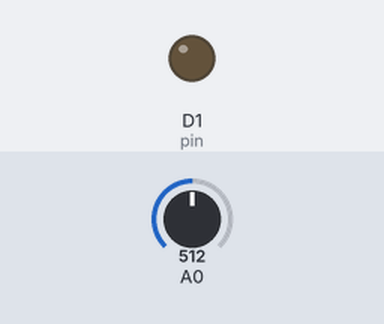
A sketch run on a simulated ESP8266 (NodeMCU). On the bench: output pins drawn as LEDs (lit = HIGH). The test bench sets the inputs (shaded band); at power-on: A0 = 512.

Above: at 1.2 s.
1.3 s: A0 set to 527
At 1.8 s:
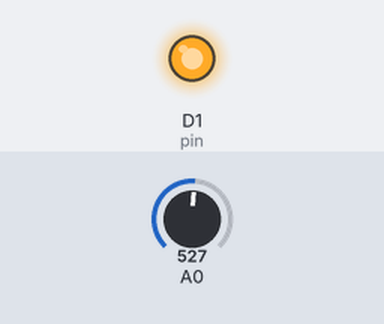
2.8 s: A0 set to 511
At 4.0 s:
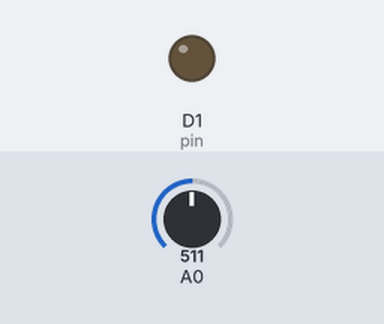
4.3 s: A0 set to 716
At 5.2 s:
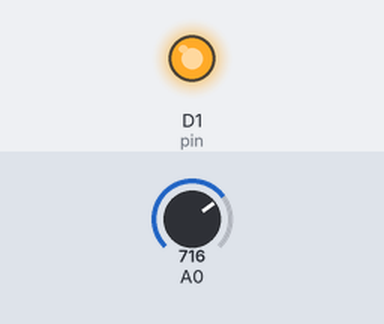
Timing chart, 0 to 7.3 s (numbered marks = the images above; inputs shaded):
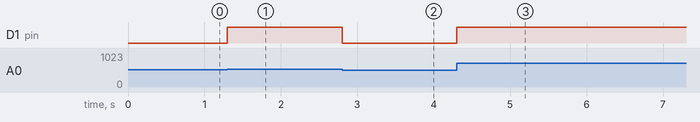

The sketch:

_____led______.ino
```cpp
int pin = D1;
void setup() {
        pinMode(pin, OUTPUT);
}

void loop()        {
        if (analogRead(A0) > 512) {
                digitalWrite(pin, HIGH);
        } else {
                digitalWrite(pin, LOW);
        }
}
```

Measured:
- the behaviour switches between 512 and 513 on A0 (found by bisection; images 0 and 1)
- after the input at 1.3 s, D1 (pin): LOW → HIGH at once
- after the input at 2.8 s, D1 (pin): HIGH → LOW at once
- after the input at 4.3 s, D1 (pin): LOW → HIGH at once
